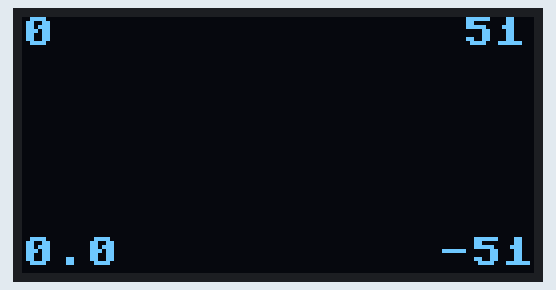
This program was run on a simulated ESP32 board running MicroPython. On the bench: 128×64 one-colour display.

Above: at 0.1 s.
At 4.2 s:
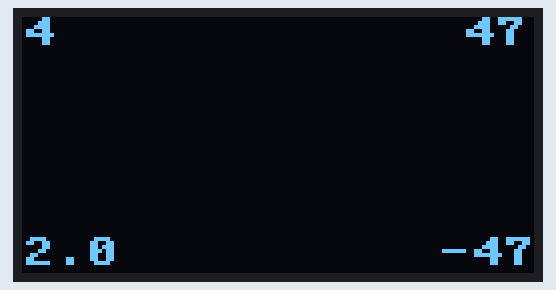
At 9.3 s:
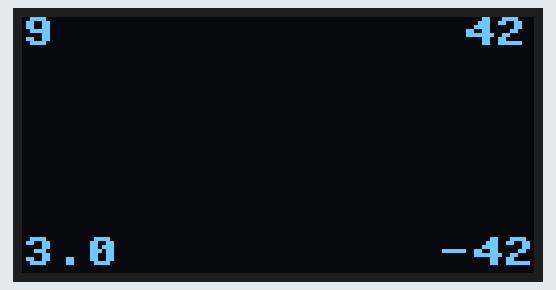
At 19.6 s:
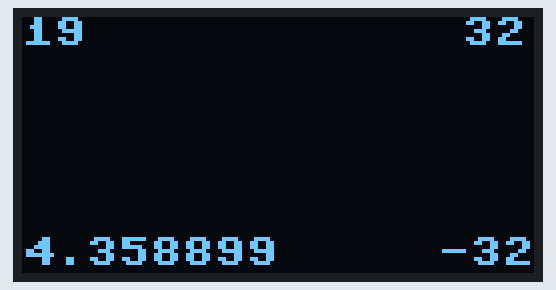
At 28.8 s:
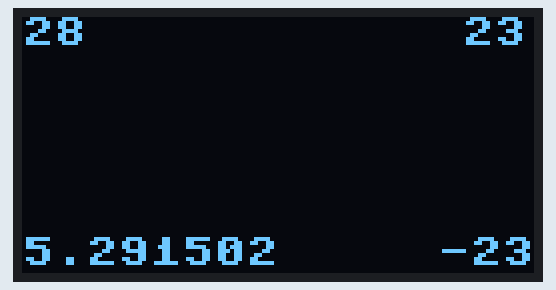
At 39.0 s:
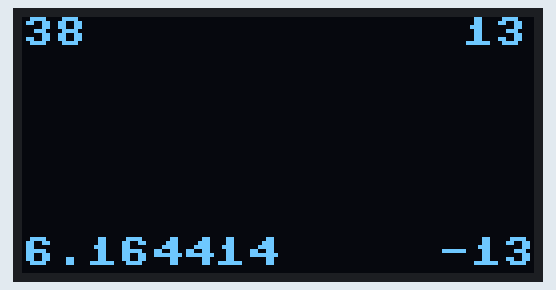

The program:

oled_ex12_numbers_corners.py
```python
from machine import Pin, I2C
import time
import machine
import ssd1306

# using default address 0x3C
i2c = machine.I2C(1, scl = machine.Pin(22), sda = machine.Pin(21), freq = 400000)
oled = ssd1306.SSD1306_I2C(128, 64, i2c)

oled.fill(0)


for i in range (51):
    oled.text(str(i), 0, 0, 1)
    oled.text(str(51 - i), 110, 0, 1)
    oled.text(str(i ** (1/2)), 0, 55, 1)
    oled.text(str(-51 + i), 104, 55, 1)
    oled.show()
    oled.fill(0)
    time.sleep(1)
```

Measured:
- what the display in image 1 shows lasts 1.1 s, from 4.1 s to 5.2 s
